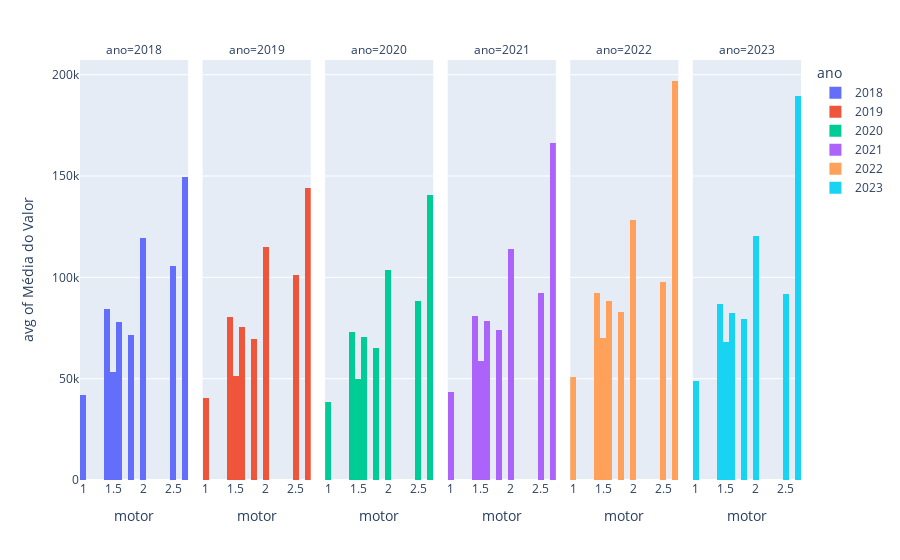

Notebook cell for this chart:
### Code cell
# Analisando por ano:
# Criar um histograma empilhado para cada ano na mesma imagem
fig = px.histogram(df, x='motor', y='valor', color='ano', facet_col='ano', histfunc='avg', 
                   category_orders={'ano': anos}, labels={'valor': 'Média do Valor'})

# Exiba o gráfico
fig.show()

### Figure 1 — Plotly figure (JSON) as saved in the notebook; plotly's stock layout.template omitted (floating-point values rounded to 4 significant figures; data arrays with more than 128 entries replaced by an {"elided": "..."} marker saying what was removed)
{"data": [{"alignmentgroup": "True", "bingroup": "x", "histfunc": "avg", "hovertemplate": "ano=2018<br>motor=%{x}<br>avg of Média do Valor=%{y}<extra></extra>", "legendgroup": "2018", "marker": {"color": "#636efa", "pattern": {"shape": ""}}, "name": "2018", "offsetgroup": "2018", "orientation": "v", "showlegend": true, "type": "histogram", "x": {"elided": "288 float values"}, "xaxis": "x", "y": {"elided": "288 int values"}, "yaxis": "y"}, {"alignmentgroup": "True", "bingroup": "x", "histfunc": "avg", "hovertemplate": "ano=2019<br>motor=%{x}<br>avg of Média do Valor=%{y}<extra></extra>", "legendgroup": "2019", "marker": {"color": "#EF553B", "pattern": {"shape": ""}}, "name": "2019", "offsetgroup": "2019", "orientation": "v", "showlegend": true, "type": "histogram", "x": {"elided": "288 float values"}, "xaxis": "x2", "y": {"elided": "288 int values"}, "yaxis": "y2"}, {"alignmentgroup": "True", "bingroup": "x", "histfunc": "avg", "hovertemplate": "ano=2020<br>motor=%{x}<br>avg of Média do Valor=%{y}<extra></extra>", "legendgroup": "2020", "marker": {"color": "#00cc96", "pattern": {"shape": ""}}, "name": "2020", "offsetgroup": "2020", "orientation": "v", "showlegend": true, "type": "histogram", "x": {"elided": "288 float values"}, "xaxis": "x3", "y": {"elided": "288 int values"}, "yaxis": "y3"}, {"alignmentgroup": "True", "bingroup": "x", "histfunc": "avg", "hovertemplate": "ano=2021<br>motor=%{x}<br>avg of Média do Valor=%{y}<extra></extra>", "legendgroup": "2021", "marker": {"color": "#ab63fa", "pattern": {"shape": ""}}, "name": "2021", "offsetgroup": "2021", "orientation": "v", "showlegend": true, "type": "histogram", "x": {"elided": "288 float values"}, "xaxis": "x4", "y": {"elided": "288 int values"}, "yaxis": "y4"}, {"alignmentgroup": "True", "bingroup": "x", "histfunc": "avg", "hovertemplate": "ano=2022<br>motor=%{x}<br>avg of Média do Valor=%{y}<extra></extra>", "legendgroup": "2022", "marker": {"color": "#FFA15A", "pattern": {"shape": ""}}, "name": "2022", "offsetgroup": "2022", "orientation": "v", "showlegend": true, "type": "histogram", "x": {"elided": "288 float values"}, "xaxis": "x5", "y": {"elided": "288 int values"}, "yaxis": "y5"}, {"alignmentgroup": "True", "bingroup": "x", "histfunc": "avg", "hovertemplate": "ano=2023<br>motor=%{x}<br>avg of Média do Valor=%{y}<extra></extra>", "legendgroup": "2023", "marker": {"color": "#19d3f3", "pattern": {"shape": ""}}, "name": "2023", "offsetgroup": "2023", "orientation": "v", "showlegend": true, "type": "histogram", "x": {"elided": "264 float values"}, "xaxis": "x6", "y": {"elided": "264 int values"}, "yaxis": "y6"}], "layout": {"annotations": [{"font": {}, "showarrow": false, "text": "ano=2018", "x": 0.075, "xanchor": "center", "xref": "paper", "y": 1, "yanchor": "bottom", "yref": "paper"}, {"font": {}, "showarrow": false, "text": "ano=2019", "x": 0.245, "xanchor": "center", "xref": "paper", "y": 1, "yanchor": "bottom", "yref": "paper"}, {"font": {}, "showarrow": false, "text": "ano=2020", "x": 0.415, "xanchor": "center", "xref": "paper", "y": 1, "yanchor": "bottom", "yref": "paper"}, {"font": {}, "showarrow": false, "text": "ano=2021", "x": 0.585, "xanchor": "center", "xref": "paper", "y": 1, "yanchor": "bottom", "yref": "paper"}, {"font": {}, "showarrow": false, "text": "ano=2022", "x": 0.755, "xanchor": "center", "xref": "paper", "y": 1, "yanchor": "bottom", "yref": "paper"}, {"font": {}, "showarrow": false, "text": "ano=2023", "x": 0.925, "xanchor": "center", "xref": "paper", "y": 1, "yanchor": "bottom", "yref": "paper"}], "barmode": "relative", "legend": {"title": {"text": "ano"}, "tracegroupgap": 0}, "margin": {"t": 60}, "xaxis": {"anchor": "y", "domain": [0, 0.15], "title": {"text": "motor"}}, "xaxis2": {"anchor": "y2", "domain": [0.17, 0.32], "matches": "x", "title": {"text": "motor"}}, "xaxis3": {"anchor": "y3", "domain": [0.34, 0.49], "matches": "x", "title": {"text": "motor"}}, "xaxis4": {"anchor": "y4", "domain": [0.51, 0.66], "matches": "x", "title": {"text": "motor"}}, "xaxis5": {"anchor": "y5", "domain": [0.68, 0.83], "matches": "x", "title": {"text": "motor"}}, "xaxis6": {"anchor": "y6", "domain": [0.85, 1], "matches": "x", "title": {"text": "motor"}}, "yaxis": {"anchor": "x", "domain": [0, 1], "title": {"text": "avg of Média do Valor"}}, "yaxis2": {"anchor": "x2", "domain": [0, 1], "matches": "y", "showticklabels": false}, "yaxis3": {"anchor": "x3", "domain": [0, 1], "matches": "y", "showticklabels": false}, "yaxis4": {"anchor": "x4", "domain": [0, 1], "matches": "y", "showticklabels": false}, "yaxis5": {"anchor": "x5", "domain": [0, 1], "matches": "y", "showticklabels": false}, "yaxis6": {"anchor": "x6", "domain": [0, 1], "matches": "y", "showticklabels": false}}}
